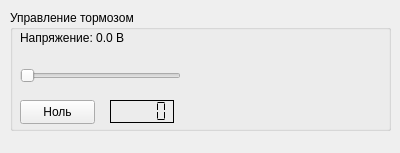
<?xml version="1.0" encoding="UTF-8"?>
<ui version="4.0">
 <class>MotorControlWidget</class>
 <widget class="QWidget" name="MotorControlWidget">
  <property name="geometry">
   <rect>
    <x>0</x>
    <y>0</y>
    <width>400</width>
    <height>153</height>
   </rect>
  </property>
  <property name="windowTitle">
   <string>Управление двигателем</string>
  </property>
  <widget class="QGroupBox" name="groupBox">
   <property name="geometry">
    <rect>
     <x>10</x>
     <y>10</y>
     <width>381</width>
     <height>121</height>
    </rect>
   </property>
   <property name="title">
    <string>Управление тормозом</string>
   </property>
   <widget class="QLabel" name="dacLabel">
    <property name="geometry">
     <rect>
      <x>10</x>
      <y>20</y>
      <width>131</width>
      <height>16</height>
     </rect>
    </property>
    <property name="text">
     <string>Напряжение: 0.0 В</string>
    </property>
   </widget>
   <widget class="QSlider" name="dacSlider">
    <property name="geometry">
     <rect>
      <x>10</x>
      <y>50</y>
      <width>161</width>
      <height>31</height>
     </rect>
    </property>
    <property name="mouseTracking">
     <bool>false</bool>
    </property>
    <property name="maximum">
     <number>100</number>
    </property>
    <property name="orientation">
     <enum>Qt::Horizontal</enum>
    </property>
    <property name="tickPosition">
     <enum>QSlider::NoTicks</enum>
    </property>
    <property name="tickInterval">
     <number>1</number>
    </property>
   </widget>
   <widget class="QPushButton" name="dacZeroBtn">
    <property name="geometry">
     <rect>
      <x>10</x>
      <y>90</y>
      <width>75</width>
      <height>24</height>
     </rect>
    </property>
    <property name="text">
     <string>Ноль</string>
    </property>
   </widget>
   <widget class="QLCDNumber" name="dacLcd">
    <property name="geometry">
     <rect>
      <x>100</x>
      <y>90</y>
      <width>64</width>
      <height>23</height>
     </rect>
    </property>
    <property name="frameShape">
     <enum>QFrame::Panel</enum>
    </property>
    <property name="frameShadow">
     <enum>QFrame::Plain</enum>
    </property>
    <property name="lineWidth">
     <number>1</number>
    </property>
    <property name="segmentStyle">
     <enum>QLCDNumber::Flat</enum>
    </property>
   </widget>
  </widget>
 </widget>
 <resources/>
 <connections/>
</ui>
